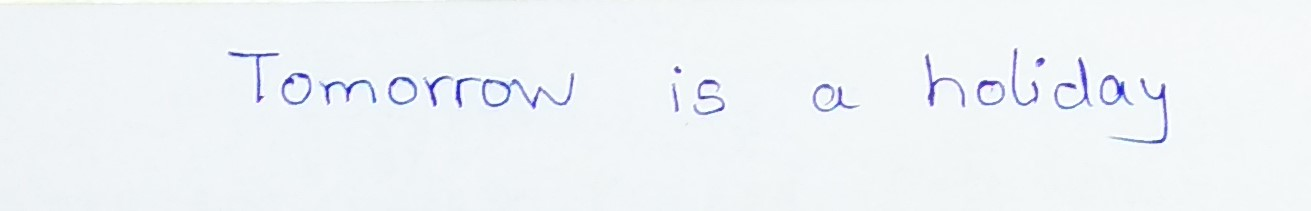
#> input picture contrast.jpg, 1311 x 211 px
$ jupyter execute 'Grey Scale.ipynb'
#> lines starting #> are read from the running program, lines starting #| are printed output that depends on the picture; after the words box and inside, x2 and y2 are one past the last pixel; in counts of white or black regions, pixels touching at a corner belong together
[cell 1]
import matplotlib.pyplot as plt
import cv2
from PIL import Image
import pytesseract
pytesseract.pytesseract.tesseract_cmd = 'C:\\Program Files\\Tesseract-OCR\\tesseract.exe'

[cell 2]
img = cv2.imread('contrast.jpg', 1)
#> img is the input picture: shape (211, 1311, 3); mean B, G, R 247, 243.5, 239.3

[cell 3]
plt.imshow(img)

[cell 4]
img = cv2.GaussianBlur(img,(5,5),0)

[cell 5]
plt.imshow(img)

[cell 6]
size_tup = img.shape
#> size_tup = (211, 1311, 3)

[cell 7]
b,g,r = cv2.split(img)
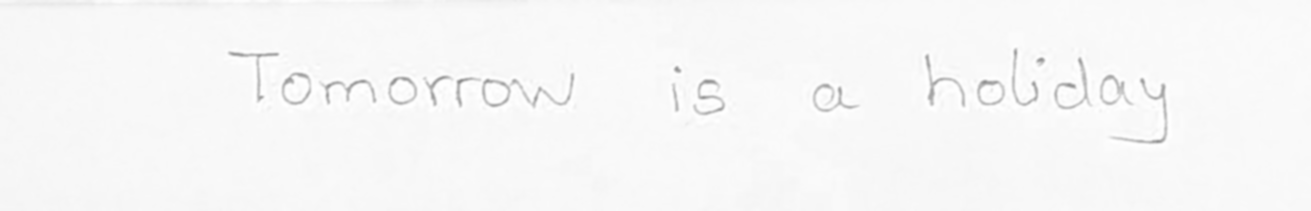
#> b: shape (211, 1311); min 141, max 255, mean 247
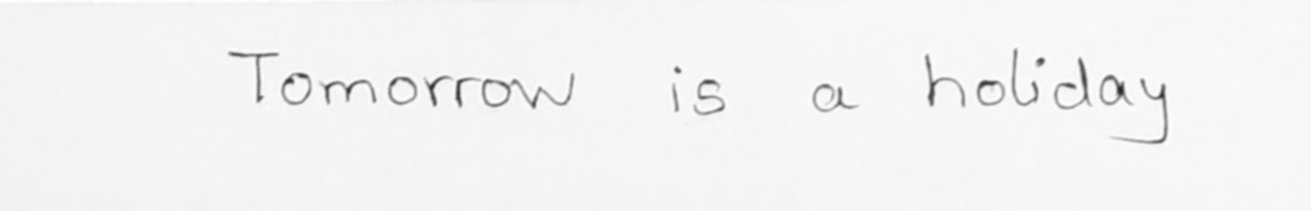
#> g: shape (211, 1311); min 37, max 255, mean 243.5

[cell 8]
img2 = cv2.merge([r,g,b])

[cell 9]
my_mask= cv2.cvtColor(img, cv2.COLOR_BGR2GRAY)

[cell 10]
img3 = img

[cell 11]
BLACK = 255
WHITE = 0
i = size_tup[0] - 1
#> i = 210
while i >= 0:
    j = size_tup[1] - 1
    while j >= 0:
        if my_mask[i][j] == BLACK or my_mask[i][j] == WHITE:
            j = j - 1
            continue
        elif my_mask[i][j] > 182:
            my_mask[i][j] = BLACK
        else:
            my_mask[i][j] = WHITE
        j = j - 1
    i = i - 1
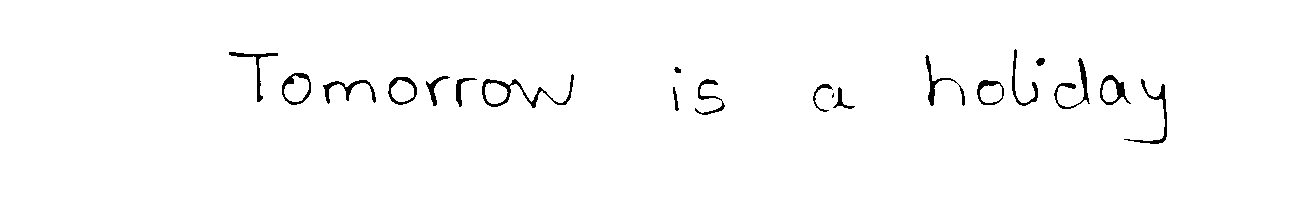
#> my_mask: shape (211, 1311); 98.4% white; 20 black regions (1 under 20 px), largest, box (x1, y1, x2, y2) and area: (482, 74, 574, 108) 563, (1124, 79, 1167, 144) 363, (1054, 58, 1090, 109) 360
#> after the loop, i = -1

print (i)
#| -1

[cell 12]
BLACK = 0
WHITE = 255
i = size_tup[0] - 1
#> i = 210
while i >= 0:
    j = size_tup[1] - 1
    while j >= 0:
        k = size_tup[2] - 1
        while k >= 0:
            if my_mask[i][j] == BLACK:
                img3[i][j][k] = BLACK
            else:
                img3[i][j][k] = img2[i][j][k]
            k = k - 1
        j = j - 1
    i = i - 1
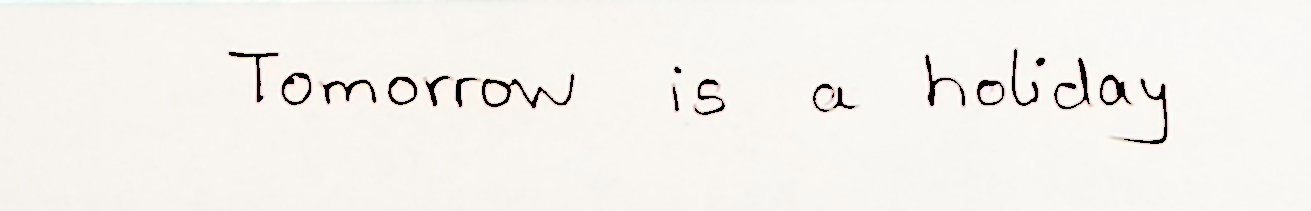
#> img3: shape (211, 1311, 3); mean B, G, R 237, 241.2, 243.8
#> after the loop, i = -1

print (i)
#| -1

[cell 13]
print(img.shape)
#| (211, 1311, 3)

[cell 14]
plt.imshow(img3)

[cell 15]
print(pytesseract.image_to_string(img3))
#> (this line was passed over: pytesseract is not available in this run)
